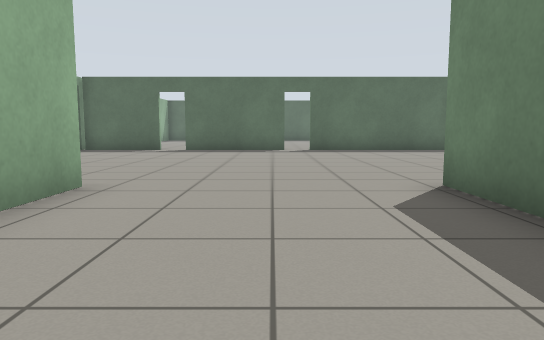
View 1 (above)

16 first-person views from a walk through a world built for the Gazebo simulator. The camera is 0.72 m above the floor, tilts 6° down and sees 70° across. The floor is counted in squares, 1 m on a side. Each view is taken from the middle of a square. On the plan, view 1 faces up. The plan holds only what a view shows up to about 11 squares ahead; the rest is blank. The place goes on beyond the plan.

View 2
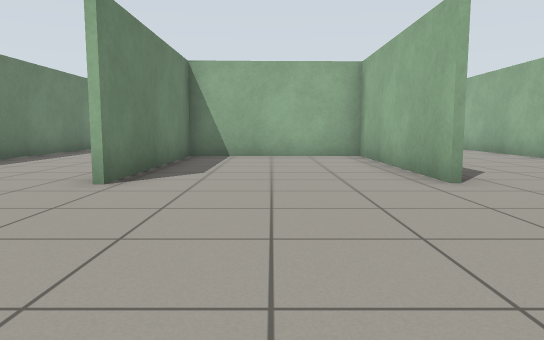

View 3
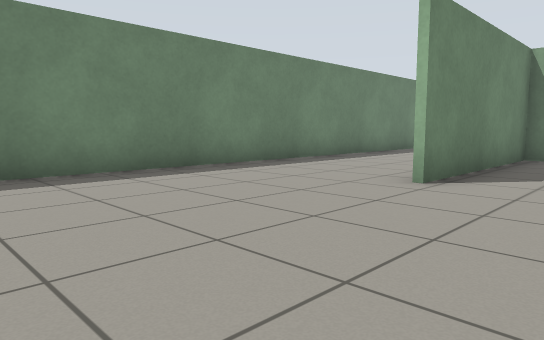

View 4
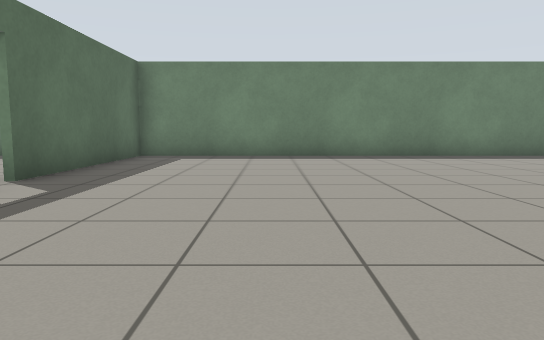

View 5
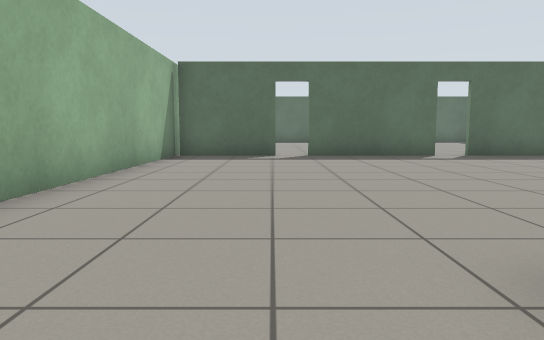

View 6
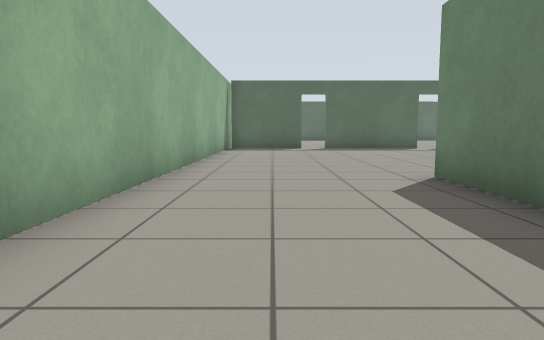

View 7
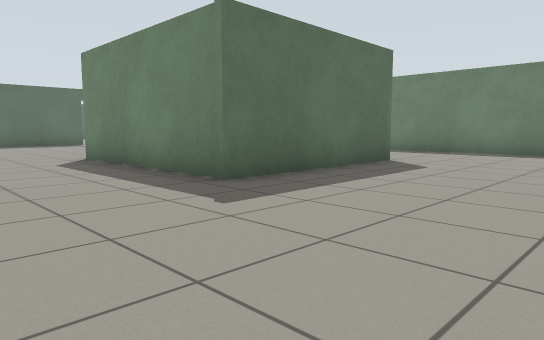

View 8
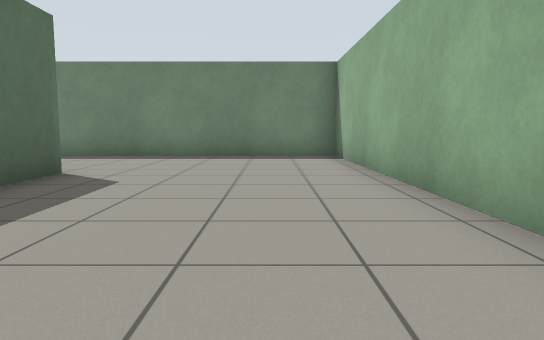

View 9
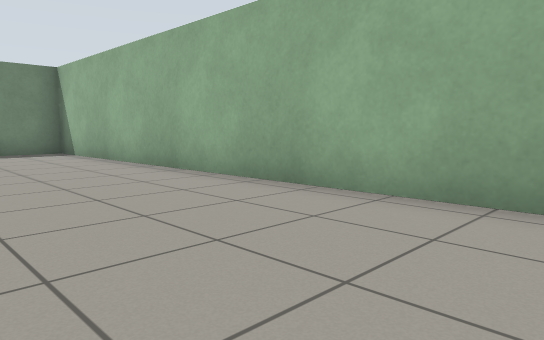

View 10
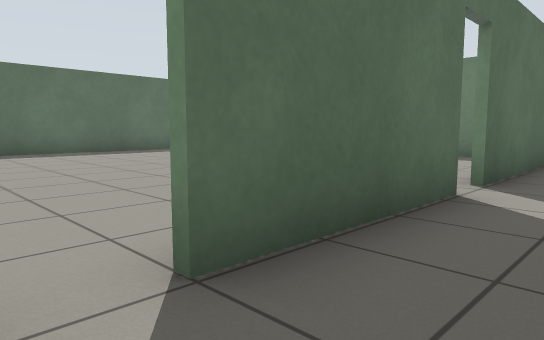

View 11
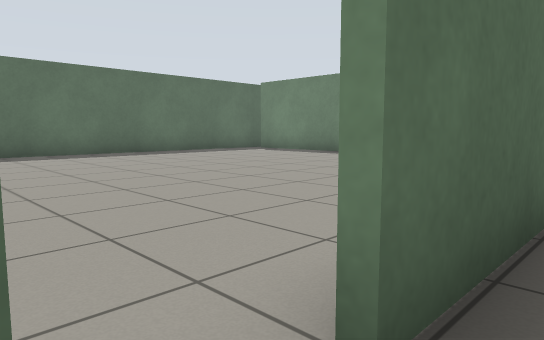

View 12
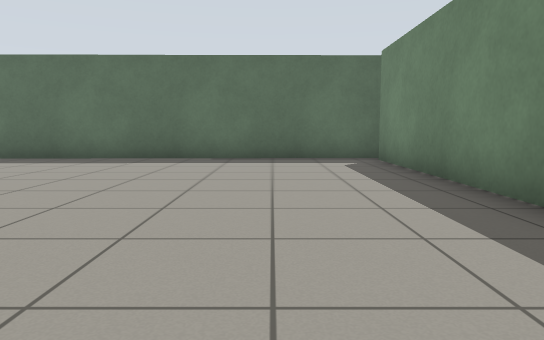

View 13
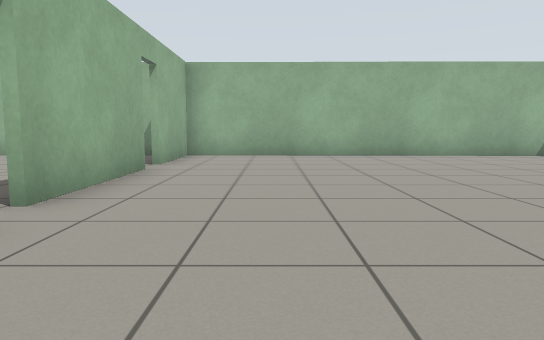

View 14
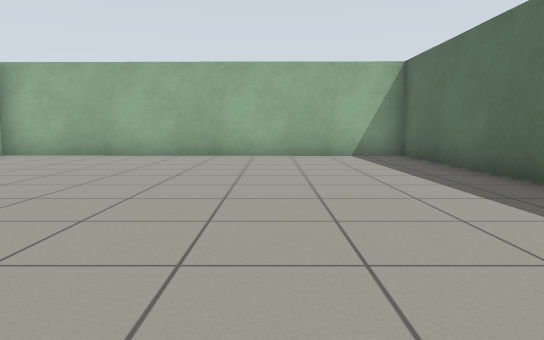

View 15
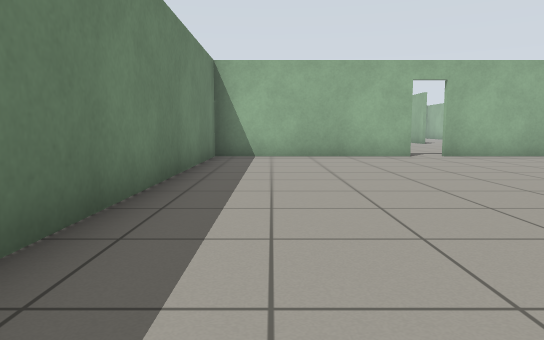

View 16
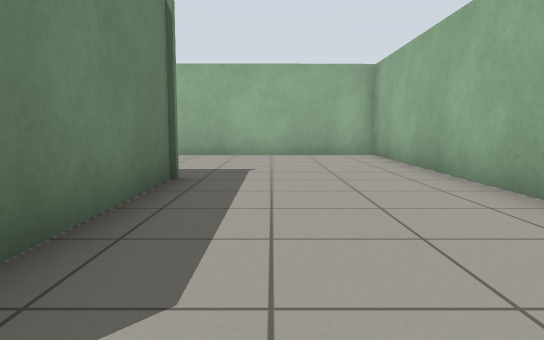

### Floor plan
Ten units are one square. View 1 is at (0, 0); x grows to the right and y downward. Boxes are objects, and circles mark ways between rooms. Rooms are numbered by the first view taken in them; rooms with no view inside come last. Other rooms are left out.
<svg viewBox="-74 -252 149 316">
<path fill="none" stroke="#000" d="M-24 -49 -24 5M24 5 -25 7 -25 -49M-26 5 22 4 22 -50M5 -136 -31 -136M-39 -136 -65 -136M66 -136 13 -136M-66 -140 -69 59 65 57 65 -140M13 -137 66 -137M-31 -137 5 -137M68 -247 -65 -245 -66 -140M65 -140 65 -242M-65 -137 -39 -137"/>
<circle cx="-35" cy="-140" r="3" fill="#2a7"/>
<circle cx="10" cy="-140" r="3" fill="#2a7"/>
<text x="0" y="-40">1</text>
<text x="0" y="-200">2</text>
</svg>
Room 1 opens to room 2.

Where each view was taken, in squares from view 1:
view 1: 0 up, 0 right, facing up
view 2: 10 up, 0 right, facing down
view 3: 10 up, 0 right, facing down-right
view 4: 10 up, 4 left, facing right
view 5: 3 up, 4 left, facing up
view 6: 1 down, 5 left, facing up
view 7: 5 down, 6 left, facing up-right
view 8: 4 down, 4 left, facing right
view 9: 2 down, 6 left, facing down-right
view 10: 12 up, 4 left, facing up-right
view 11: 13 up, 4 left, facing up-right
view 12: 15 up, 4 right, facing up
view 13: 16 up, 4 right, facing left
view 14: 21 up, 4 right, facing left
view 15: 24 up, 5 right, facing down
view 16: 5 up, 4 left, facing down
